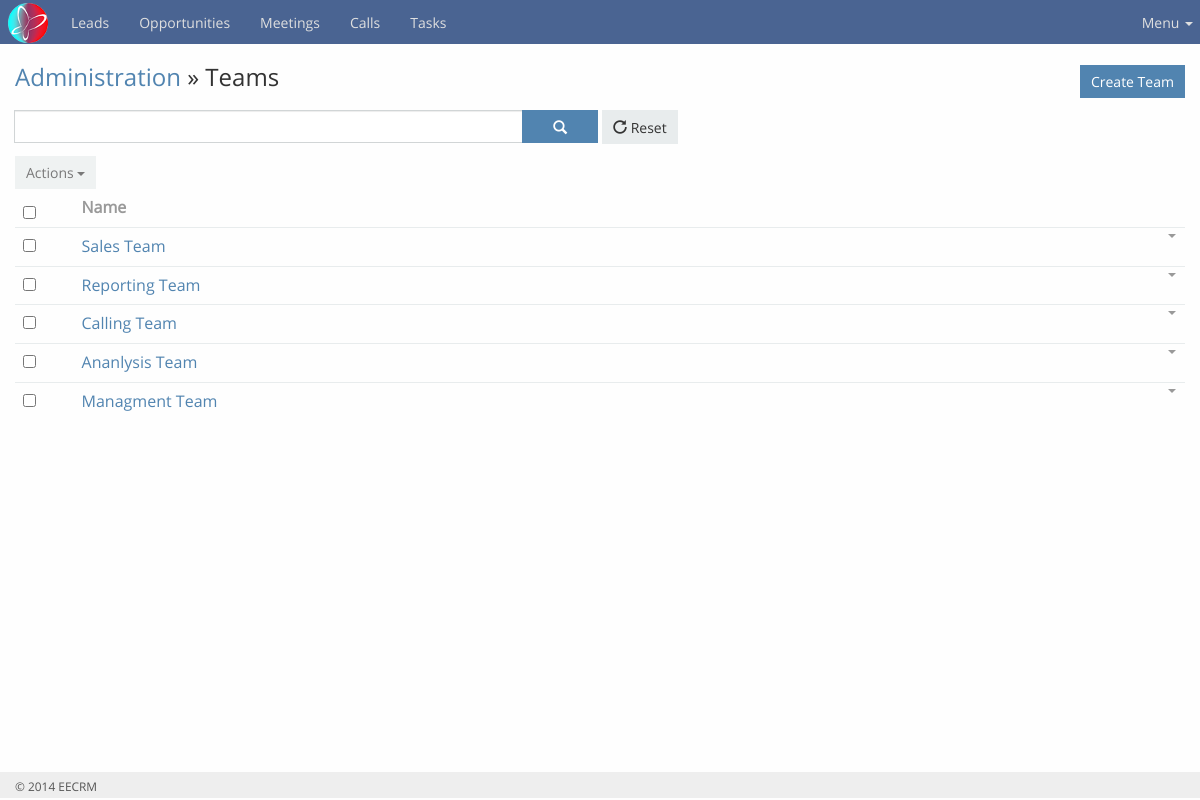
Screenshot of /administration/modules/teams/index.php (signed in) with the database file from the repository.
### tables this page shows
CREATE TABLE IF NOT EXISTS `teams` (
  `id` int(11) NOT NULL AUTO_INCREMENT,
  `name` varchar(100) DEFAULT NULL,
  `deleted` tinyint(1) DEFAULT '0',
  PRIMARY KEY (`id`)
);

### include/utils-teams.php (called while the page is built, shortened)
<?php
require_once 'database.php';
function getAllTeams($offset, $limit, $searchString = '')
{
    global $db;
    $sqlQuery = "SELECT id,name
                 FROM teams
                 WHERE ";
    $sqlQuery .= " deleted = '0' LIMIT $offset, $limit";
    $stmt = $db->prepare($sqlQuery);
    $stmt->execute();
    $columns = $stmt->columnCount();
    if ($columns > 0) {
        $teams = $stmt->fetchAll(PDO::FETCH_ASSOC);
    }
    return ($teams)? $teams : NULL;
}

### administration/modules/teams/index.php (the view, shortened to what this page needs)
<?php
require_once dirname(__DIR__) . '/../../common/header.php';
require_once $include_directory . 'utils-teams.php';
$teamsList = getAllTeams(0, MAX_ROWS);
?>
<div class="container content">
    <div id="main"><div class="page-header"><div class="row">
                <div class="col-lg-7 col-sm-7">
                    <h3><a href="<?php echo ADMINPATH; ?>">Administration</a> &raquo; Teams</h3>
                </div>
                <div class="col-lg-5 col-sm-5">
                    <div class="header-buttons btn-group pull-right">
                        <a class="btn btn-primary" href="<?php echo BASEPATH;?>administration/modules/teams/create.php">Create Team</a>
                    </div>
                </div>
            </div>
        </div>
        <div class="search-container">
            <div class="row search-row">
                <div class="form-group col-sm-6">
                    <div class="input-group">
                        <input type="text" value="" name="filter" class="form-control filter searchfilter">
                        <div class="input-group-btn">
                            <button data-module="teams" data-isadmin ="1" data-action="search" class="btn btn-primary search btn-icon" type="button">
                                <span class="glyphicon glyphicon-search"></span>
                            </button>
                        </div>
                    </div>
                </div>
                <div class="form-group col-sm-6">
                    <div class="btn-group">
                        <button data-action="reset" class="btn btn-default resetrecord" type="button">
                            <span class="glyphicon glyphicon-repeat"></span>&nbsp;Reset
                        </button>
                    </div>
                </div>
            </div>
        </div>
        <div class="list-container">
            <?php if ($teamsList !== NULL) : ?>
            <div class="list-buttons-container clearfix">
                <div class="btn-group actions">
                    <button disabled="" data-toggle="dropdown" class="btn btn-default dropdown-toggle actions-button" type="button">
                        Actions
                        <span class="caret"></span>
                    </button>
                </div>
            </div>
            <?php endif;?>
            <div class="list">
                <table class="table">
                    <?php if ($teamsList !== NULL) : ?>
                    <thead>
                        <tr>
                            <th width="5%"><input type="checkbox" class="selectAll"></th>
                            <th>
                                <a data-name="name" class="sort" href="javascript:">Name</a>
                            </th>
                            <th width="7%"></th>
                        </tr>
                    </thead>
                    <?php endif; ?>
                    <tbody>
                        <?php if ($teamsList !== NULL) :
                                foreach ($teamsList as $team) : ?>
                                    <tr data-id="<?php echo $team['id'];?>" class="initial">
                                        <td class="cell cell-checkbox">
                                            <input type="checkbox" data-id="<?php echo $team['id']; ?>" class="record-checkbox records-multiaction">
                                        </td>
                                        <td class="cell cell-name">
                                            <a title="<?php echo ucfirst($team['name']);?>" data-id="<?php echo ucfirst($team['id']);?>" class="link" href="<?php echo ADMINPATH;?>modules/teams/view.php?id=<?php echo $team['id'];?>">
                                                <?php echo ucfirst($team['name']);?>
                                            </a>
                                        </td>
                                        <td width="7%" class="cell cell-buttons">
                                            <div class="list-row-buttons btn-group pull-right">
                                                <button data-toggle="dropdown" class="btn btn-link btn-sm dropdown-toggle" type="button">
                                                    <span class="caret"></span>
                                                </button>
                                             </div>
                                        </td>
                                    </tr>
                           <?php endforeach; ?>
                    </tbody>
                </table>
                        <?php else:  ?>
                            No Data
                        <?php endif; ?>
            </div>
        </div>
    </div>
</div>
<?php
require_once dirname(__DIR__) . '/../../common/footer.php';
?>

### rows the page displays
teams: name "Sales Team"
teams: name "Reporting Team"
teams: name "Calling Team"
teams: name "Ananlysis Team"
teams: name "Managment Team"
